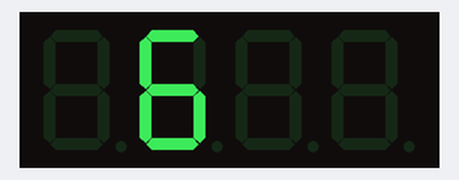
Simulated run of this sketch. Board: Arduino Uno, built with avr-gcc and run on an emulated ATmega328P. On the bench: 4-digit seven-segment display.

Above: at 1.7 s.
At 3.2 s:
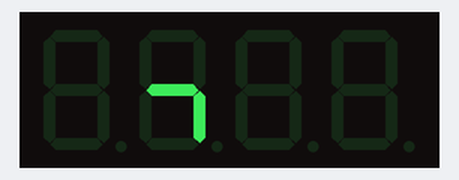
At 4.7 s:
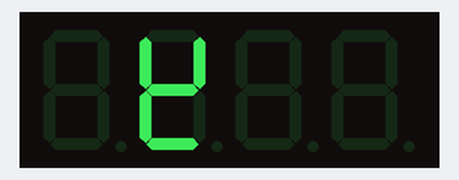
At 6.2 s:
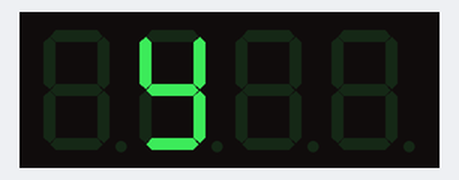
At 7.7 s:
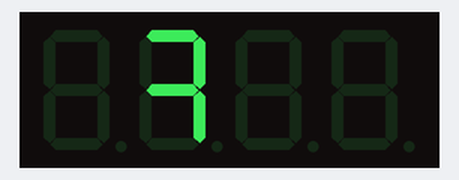
At 15.2 s:
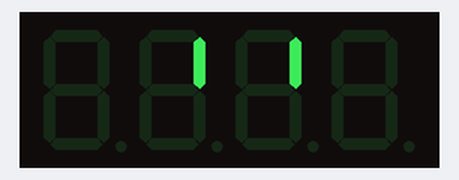

Measured:
- what the display in image 0 shows lasts 1.5 s, from 1.6 s to 3.1 s
- what the display in image 5 shows lasts 0.6 s, from 15.1 s to 15.7 s

The sketch:

code.ino
```cpp
#include <TM1650.h>
TM1650 module(A4, A5);  // A4=SDA, A5=SCL


// Original

// A  B  C  D  E  F  G
// F  G  C  D  E  A  B

/*

Bit Position:  7   6   5   4   3   2   1   0
               |   |   |   |   |   |   |   |
Segment:      -   B   A   E   D   C   G   F
Value:        0   0   1   1   1   1   1   1

*/

// Bit order: [F][G][C][D][E][A][B] (LSB to MSB)
const byte CUSTOM_FONT[] = {

  // -
  0b00000010, // G

  // 0: A B C D E F
  0b01111101, // ABCDEF (no G)

  // 1: B C
  0b01000100, // BC

  // 2: A B G E D
  0b01111010, // ABGED

  // 3: A B G C D
  0b01101110, // ABGCD

  // 4: F G B C
  0b01000111, // FGBC

  // 5: A F G C D
  0b00101111, // AFGCD

  // 6: A F E C D G
  0b00111111, // GCDEFA

  // 7: A B C
  0b01100100, // ABC

  // 8: A B C D E F G (all segments)
  0b01111111, // ABCDEFG

  // 9: A B C D F G
  0b01101111  // ABCDFG
};

void setup() {
  module.setupDisplay(true, 7);  // Turn on, max brightness
  delay(100);

  // Test digits 0-9 on DIG2
  for (int i = 0; i < 10; i++) {
    module.setSegments(CUSTOM_FONT[i], 1);
    delay(1500);
  }
}

void displayNumber(int number) {
  number = constrain(number, 0, 99);
  module.setSegments(CUSTOM_FONT[number / 10], 2); // Tens (DIG2)
  module.setSegments(CUSTOM_FONT[number % 10], 1); // Ones (DIG3)
}

void loop() {
  // Count 00-99
  for (int i = 0; i < 100; i++) {
    displayNumber(i);
    delay(600);
  }
}
```
